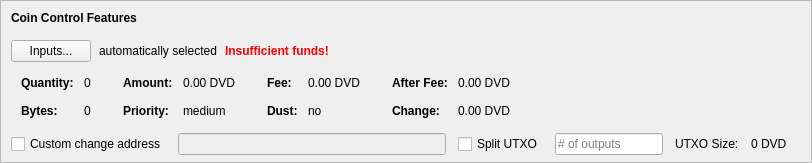
    <widget class="QFrame" name="frameCoinControl">
     <property name="sizePolicy">
      <sizepolicy hsizetype="Expanding" vsizetype="Expanding">
       <horstretch>0</horstretch>
       <verstretch>0</verstretch>
      </sizepolicy>
     </property>
     <property name="maximumSize">
      <size>
       <width>16777215</width>
       <height>16777215</height>
      </size>
     </property>
     <property name="frameShape">
      <enum>QFrame::StyledPanel</enum>
     </property>
     <property name="frameShadow">
      <enum>QFrame::Sunken</enum>
     </property>
     <layout class="QVBoxLayout" name="verticalLayoutCoinControl2">
      <property name="spacing">
       <number>0</number>
      </property>
      <property name="leftMargin">
       <number>0</number>
      </property>
      <property name="topMargin">
       <number>0</number>
      </property>
      <property name="rightMargin">
       <number>0</number>
      </property>
      <property name="bottomMargin">
       <number>6</number>
      </property>
      <item>
       <layout class="QVBoxLayout" name="verticalLayoutCoinControl" stretch="0,0,0,0,1">
        <property name="spacing">
         <number>0</number>
        </property>
        <property name="leftMargin">
         <number>10</number>
        </property>
        <property name="topMargin">
         <number>10</number>
        </property>
        <item>
         <layout class="QHBoxLayout" name="horizontalLayoutCoinControl1">
          <property name="bottomMargin">
           <number>15</number>
          </property>
          <item>
           <widget class="QLabel" name="labelCoinControlFeatures">
            <property name="sizePolicy">
             <sizepolicy hsizetype="Preferred" vsizetype="Maximum">
              <horstretch>0</horstretch>
              <verstretch>0</verstretch>
             </sizepolicy>
            </property>
            <property name="font">
             <font>
              <weight>75</weight>
              <bold>true</bold>
             </font>
            </property>
            <property name="styleSheet">
             <string notr="true">font-weight:bold;</string>
            </property>
            <property name="text">
             <string>Coin Control Features</string>
            </property>
           </widget>
          </item>
         </layout>
        </item>
        <item>
         <layout class="QHBoxLayout" name="horizontalLayoutCoinControl2" stretch="0,0,0,0">
          <property name="spacing">
           <number>8</number>
          </property>
          <property name="bottomMargin">
           <number>10</number>
          </property>
          <item>
           <widget class="QPushButton" name="pushButtonCoinControl">
            <property name="styleSheet">
             <string notr="true"/>
            </property>
            <property name="text">
             <string>Inputs...</string>
            </property>
            <property name="autoDefault">
             <bool>false</bool>
            </property>
           </widget>
          </item>
          <item>
           <widget class="QLabel" name="labelCoinControlAutomaticallySelected">
            <property name="text">
             <string>automatically selected</string>
            </property>
            <property name="margin">
             <number>5</number>
            </property>
           </widget>
          </item>
          <item>
           <widget class="QLabel" name="labelCoinControlInsuffFunds">
            <property name="font">
             <font>
              <weight>75</weight>
              <bold>true</bold>
             </font>
            </property>
            <property name="styleSheet">
             <string notr="true">color:red;font-weight:bold;</string>
            </property>
            <property name="text">
             <string>Insufficient funds!</string>
            </property>
            <property name="margin">
             <number>5</number>
            </property>
           </widget>
          </item>
          <item>
           <spacer name="horizontalSpacerCoinControl">
            <property name="orientation">
             <enum>Qt::Horizontal</enum>
            </property>
            <property name="sizeHint" stdset="0">
             <size>
              <width>40</width>
              <height>1</height>
             </size>
            </property>
           </spacer>
          </item>
         </layout>
        </item>
        <item>
         <widget class="QWidget" name="widgetCoinControl" native="true">
          <property name="sizePolicy">
           <sizepolicy hsizetype="Preferred" vsizetype="Preferred">
            <horstretch>0</horstretch>
            <verstretch>0</verstretch>
           </sizepolicy>
          </property>
          <property name="minimumSize">
           <size>
            <width>0</width>
            <height>0</height>
           </size>
          </property>
          <property name="styleSheet">
           <string notr="true"/>
          </property>
          <layout class="QHBoxLayout" name="horizontalLayoutCoinControl5">
           <property name="leftMargin">
            <number>0</number>
           </property>
           <property name="topMargin">
            <number>0</number>
           </property>
           <property name="rightMargin">
            <number>0</number>
           </property>
           <property name="bottomMargin">
            <number>0</number>
           </property>
           <item>
            <layout class="QHBoxLayout" name="horizontalLayoutCoinControl3" stretch="0,0,0,1">
             <property name="spacing">
              <number>20</number>
             </property>
             <property name="topMargin">
              <number>0</number>
             </property>
             <property name="bottomMargin">
              <number>10</number>
             </property>
             <item>
              <layout class="QFormLayout" name="formLayoutCoinControl1">
               <property name="horizontalSpacing">
                <number>10</number>
               </property>
               <property name="verticalSpacing">
                <number>14</number>
               </property>
               <property name="leftMargin">
                <number>10</number>
               </property>
               <property name="topMargin">
                <number>4</number>
               </property>
               <property name="rightMargin">
                <number>6</number>
               </property>
               <item row="0" column="0">
                <widget class="QLabel" name="labelCoinControlQuantityText">
                 <property name="font">
                  <font>
                   <weight>75</weight>
                   <bold>true</bold>
                  </font>
                 </property>
                 <property name="text">
                  <string>Quantity:</string>
                 </property>
                 <property name="margin">
                  <number>0</number>
                 </property>
                </widget>
               </item>
               <item row="0" column="1">
                <widget class="QLabel" name="labelCoinControlQuantity">
                 <property name="cursor">
                  <cursorShape>IBeamCursor</cursorShape>
                 </property>
                 <property name="contextMenuPolicy">
                  <enum>Qt::ActionsContextMenu</enum>
                 </property>
                 <property name="text">
                  <string notr="true">0</string>
                 </property>
                 <property name="margin">
                  <number>0</number>
                 </property>
                 <property name="textInteractionFlags">
                  <set>Qt::LinksAccessibleByMouse|Qt::TextSelectableByKeyboard|Qt::TextSelectableByMouse</set>
                 </property>
                </widget>
               </item>
               <item row="1" column="0">
                <widget class="QLabel" name="labelCoinControlBytesText">
                 <property name="font">
                  <font>
                   <weight>75</weight>
                   <bold>true</bold>
                  </font>
                 </property>
                 <property name="text">
                  <string>Bytes:</string>
                 </property>
                </widget>
               </item>
               <item row="1" column="1">
                <widget class="QLabel" name="labelCoinControlBytes">
                 <property name="cursor">
                  <cursorShape>IBeamCursor</cursorShape>
                 </property>
                 <property name="contextMenuPolicy">
                  <enum>Qt::ActionsContextMenu</enum>
                 </property>
                 <property name="text">
                  <string notr="true">0</string>
                 </property>
                 <property name="textInteractionFlags">
                  <set>Qt::LinksAccessibleByMouse|Qt::TextSelectableByKeyboard|Qt::TextSelectableByMouse</set>
                 </property>
                </widget>
               </item>
              </layout>
             </item>
             <item>
              <layout class="QFormLayout" name="formLayoutCoinControl2">
               <property name="horizontalSpacing">
                <number>10</number>
               </property>
               <property name="verticalSpacing">
                <number>14</number>
               </property>
               <property name="leftMargin">
                <number>6</number>
               </property>
               <property name="topMargin">
                <number>4</number>
               </property>
               <property name="rightMargin">
                <number>6</number>
               </property>
               <item row="0" column="0">
                <widget class="QLabel" name="labelCoinControlAmountText">
                 <property name="font">
                  <font>
                   <weight>75</weight>
                   <bold>true</bold>
                  </font>
                 </property>
                 <property name="text">
                  <string>Amount:</string>
                 </property>
                 <property name="margin">
                  <number>0</number>
                 </property>
                </widget>
               </item>
               <item row="0" column="1">
                <widget class="QLabel" name="labelCoinControlAmount">
                 <property name="cursor">
                  <cursorShape>IBeamCursor</cursorShape>
                 </property>
                 <property name="contextMenuPolicy">
                  <enum>Qt::ActionsContextMenu</enum>
                 </property>
                 <property name="text">
                  <string notr="true">0.00 DVD</string>
                 </property>
                 <property name="textInteractionFlags">
                  <set>Qt::LinksAccessibleByMouse|Qt::TextSelectableByKeyboard|Qt::TextSelectableByMouse</set>
                 </property>
                </widget>
               </item>
               <item row="1" column="0">
                <widget class="QLabel" name="labelCoinControlPriorityText">
                 <property name="font">
                  <font>
                   <weight>75</weight>
                   <bold>true</bold>
                  </font>
                 </property>
                 <property name="text">
                  <string>Priority:</string>
                 </property>
                </widget>
               </item>
               <item row="1" column="1">
                <widget class="QLabel" name="labelCoinControlPriority">
                 <property name="cursor">
                  <cursorShape>IBeamCursor</cursorShape>
                 </property>
                 <property name="contextMenuPolicy">
                  <enum>Qt::ActionsContextMenu</enum>
                 </property>
                 <property name="text">
                  <string>medium</string>
                 </property>
                 <property name="textInteractionFlags">
                  <set>Qt::LinksAccessibleByMouse|Qt::TextSelectableByKeyboard|Qt::TextSelectableByMouse</set>
                 </property>
                </widget>
               </item>
              </layout>
             </item>
             <item>
              <layout class="QFormLayout" name="formLayoutCoinControl3">
               <property name="horizontalSpacing">
                <number>10</number>
               </property>
               <property name="verticalSpacing">
                <number>14</number>
               </property>
               <property name="leftMargin">
                <number>6</number>
               </property>
               <property name="topMargin">
                <number>4</number>
               </property>
               <property name="rightMargin">
                <number>6</number>
               </property>
               <item row="0" column="0">
                <widget class="QLabel" name="labelCoinControlFeeText">
                 <property name="font">
                  <font>
                   <weight>75</weight>
                   <bold>true</bold>
                  </font>
                 </property>
                 <property name="text">
                  <string>Fee:</string>
                 </property>
                 <property name="margin">
                  <number>0</number>
                 </property>
                </widget>
               </item>
               <item row="0" column="1">
                <widget class="QLabel" name="labelCoinControlFee">
                 <property name="cursor">
                  <cursorShape>IBeamCursor</cursorShape>
                 </property>
                 <property name="contextMenuPolicy">
                  <enum>Qt::ActionsContextMenu</enum>
                 </property>
                 <property name="text">
                  <string notr="true">0.00 DVD</string>
                 </property>
                 <property name="textInteractionFlags">
                  <set>Qt::LinksAccessibleByMouse|Qt::TextSelectableByKeyboard|Qt::TextSelectableByMouse</set>
                 </property>
                </widget>
               </item>
               <item row="1" column="0">
                <widget class="QLabel" name="labelCoinControlLowOutputText">
                 <property name="font">
                  <font>
                   <weight>75</weight>
                   <bold>true</bold>
                  </font>
                 </property>
                 <property name="text">
                  <string>Dust:</string>
                 </property>
                </widget>
               </item>
               <item row="1" column="1">
                <widget class="QLabel" name="labelCoinControlLowOutput">
                 <property name="cursor">
                  <cursorShape>IBeamCursor</cursorShape>
                 </property>
                 <property name="contextMenuPolicy">
                  <enum>Qt::ActionsContextMenu</enum>
                 </property>
                 <property name="text">
                  <string>no</string>
                 </property>
                 <property name="textInteractionFlags">
                  <set>Qt::LinksAccessibleByMouse|Qt::TextSelectableByKeyboard|Qt::TextSelectableByMouse</set>
                 </property>
                </widget>
               </item>
              </layout>
             </item>
             <item>
              <layout class="QFormLayout" name="formLayoutCoinControl4">
               <property name="horizontalSpacing">
                <number>10</number>
               </property>
               <property name="verticalSpacing">
                <number>14</number>
               </property>
               <property name="leftMargin">
                <number>6</number>
               </property>
               <property name="topMargin">
                <number>4</number>
               </property>
               <property name="rightMargin">
                <number>6</number>
               </property>
               <item row="0" column="0">
                <widget class="QLabel" name="labelCoinControlAfterFeeText">
                 <property name="font">
                  <font>
                   <weight>75</weight>
                   <bold>true</bold>
                  </font>
                 </property>
                 <property name="text">
                  <string>After Fee:</string>
                 </property>
                 <property name="margin">
                  <number>0</number>
                 </property>
                </widget>
               </item>
               <item row="0" column="1">
                <widget class="QLabel" name="labelCoinControlAfterFee">
                 <property name="cursor">
                  <cursorShape>IBeamCursor</cursorShape>
                 </property>
                 <property name="contextMenuPolicy">
                  <enum>Qt::ActionsContextMenu</enum>
                 </property>
                 <property name="text">
                  <string notr="true">0.00 DVD</string>
                 </property>
                 <property name="textInteractionFlags">
                  <set>Qt::LinksAccessibleByMouse|Qt::TextSelectableByKeyboard|Qt::TextSelectableByMouse</set>
                 </property>
                </widget>
               </item>
               <item row="1" column="0">
                <widget class="QLabel" name="labelCoinControlChangeText">
                 <property name="font">
                  <font>
                   <weight>75</weight>
                   <bold>true</bold>
                  </font>
                 </property>
                 <property name="text">
                  <string>Change:</string>
                 </property>
                </widget>
               </item>
               <item row="1" column="1">
                <widget class="QLabel" name="labelCoinControlChange">
                 <property name="cursor">
                  <cursorShape>IBeamCursor</cursorShape>
                 </property>
                 <property name="contextMenuPolicy">
                  <enum>Qt::ActionsContextMenu</enum>
                 </property>
                 <property name="text">
                  <string notr="true">0.00 DVD</string>
                 </property>
                 <property name="textInteractionFlags">
                  <set>Qt::LinksAccessibleByMouse|Qt::TextSelectableByKeyboard|Qt::TextSelectableByMouse</set>
                 </property>
                </widget>
               </item>
              </layout>
             </item>
            </layout>
           </item>
          </layout>
         </widget>
        </item>
        <item>
         <layout class="QHBoxLayout" name="horizontalLayoutCoinControl4" stretch="0,0,0,0,0,0,0">
          <property name="spacing">
           <number>12</number>
          </property>
          <property name="sizeConstraint">
           <enum>QLayout::SetDefaultConstraint</enum>
          </property>
          <property name="topMargin">
           <number>5</number>
          </property>
          <property name="rightMargin">
           <number>5</number>
          </property>
          <item>
           <widget class="QCheckBox" name="checkBoxCoinControlChange">
            <property name="toolTip">
             <string>If this is activated, but the change address is empty or invalid, change will be sent to a newly generated address.</string>
            </property>
            <property name="text">
             <string>Custom change address</string>
            </property>
           </widget>
          </item>
          <item>
           <widget class="QValidatedLineEdit" name="lineEditCoinControlChange">
            <property name="enabled">
             <bool>false</bool>
            </property>
            <property name="sizePolicy">
             <sizepolicy hsizetype="Expanding" vsizetype="Fixed">
              <horstretch>0</horstretch>
              <verstretch>0</verstretch>
             </sizepolicy>
            </property>
           </widget>
          </item>
          <item>
           <widget class="QCheckBox" name="splitBlockCheckBox">
            <property name="text">
             <string>Split UTXO</string>
            </property>
           </widget>
          </item>
          <item>
           <widget class="QLineEdit" name="splitBlockLineEdit">
            <property name="sizePolicy">
             <sizepolicy hsizetype="Fixed" vsizetype="Fixed">
              <horstretch>50</horstretch>
              <verstretch>0</verstretch>
             </sizepolicy>
            </property>
            <property name="placeholderText">
             <string># of outputs</string>
            </property>
           </widget>
          </item>
          <item>
           <widget class="QLabel" name="labelBlockSizeText">
            <property name="text">
             <string>UTXO Size:</string>
            </property>
           </widget>
          </item>
          <item>
           <widget class="QLabel" name="labelBlockSize">
            <property name="text">
             <string>0 DVD</string>
            </property>
           </widget>
          </item>
          <item>
           <widget class="QLabel" name="labelCoinControlChangeLabel">
            <property name="sizePolicy">
             <sizepolicy hsizetype="Preferred" vsizetype="Expanding">
              <horstretch>0</horstretch>
              <verstretch>0</verstretch>
             </sizepolicy>
            </property>
            <property name="minimumSize">
             <size>
              <width>0</width>
              <height>0</height>
             </size>
            </property>
            <property name="text">
             <string/>
            </property>
            <property name="margin">
             <number>3</number>
            </property>
           </widget>
          </item>
         </layout>
        </item>
        <item>
         <spacer name="verticalSpacerCoinControl">
          <property name="orientation">
           <enum>Qt::Vertical</enum>
          </property>
          <property name="sizeHint" stdset="0">
           <size>
            <width>800</width>
            <height>1</height>
           </size>
          </property>
         </spacer>
        </item>
       </layout>
      </item>
     </layout>
    </widget>
